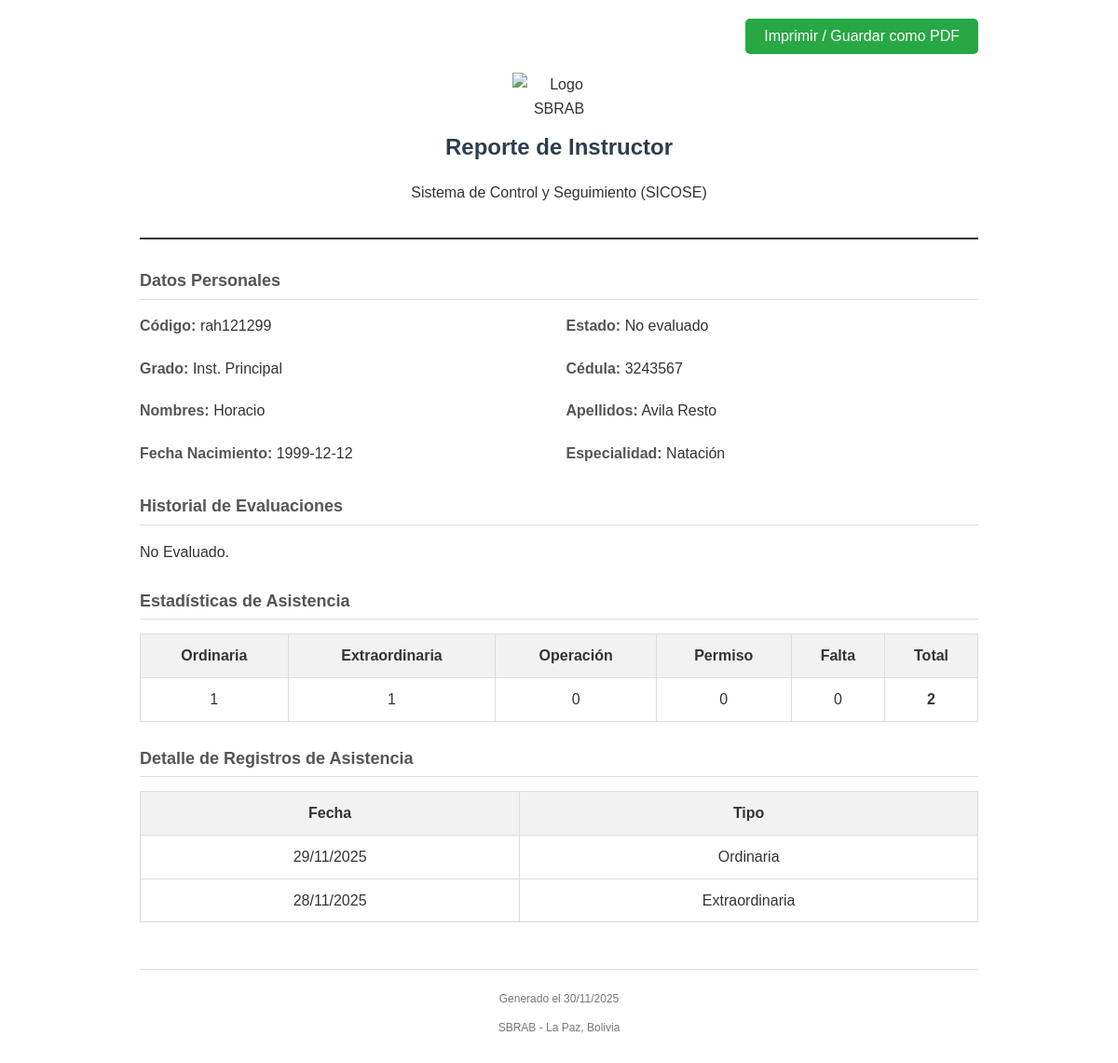
The app's page /generar_reporte.php?id=4, older data.
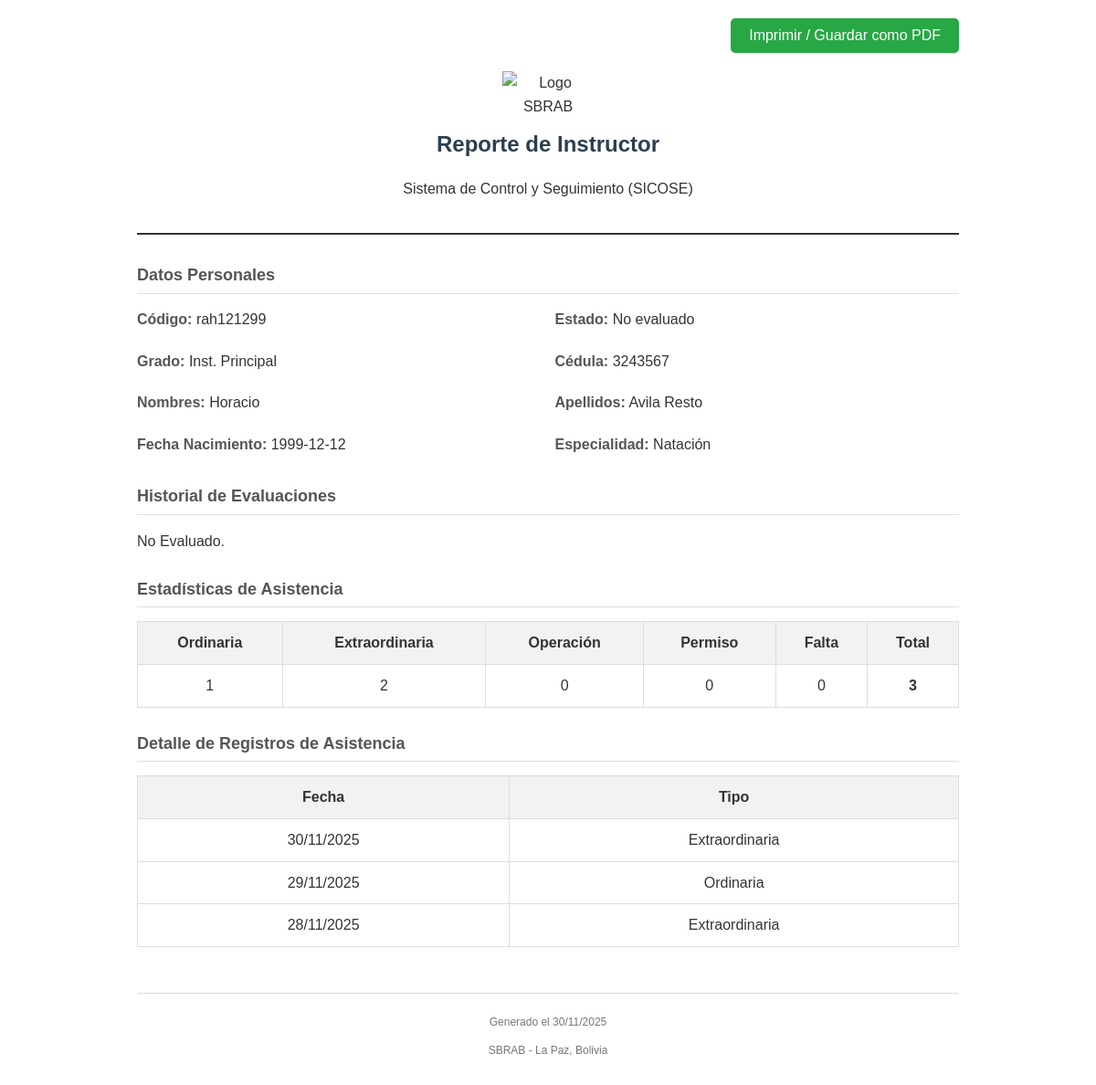
The same page, newer data.
### tables this page shows
CREATE TABLE asistencia (
        id INTEGER PRIMARY KEY AUTOINCREMENT,
        instructor_id INTEGER NOT NULL,
        fecha DATE NOT NULL,
        tipo VARCHAR(50) NOT NULL,
        FOREIGN KEY (instructor_id) REFERENCES instructores(id)
    );

### generar_reporte.php (the view, shortened to what the changed rows need)
<?php
require_once 'data/db.php';
$id = intval($_GET['id']);
try {
    $asistencias = [];
    $estadisticasAsistencia = [
        'Ordinaria' => 0,
        'Extraordinaria' => 0,
        'Operación' => 0,
        'Permiso' => 0,
        'Falta' => 0,
        'total' => 0
    ];
    try {
        $stmtAsis = $pdo->prepare("SELECT fecha, tipo FROM asistencia WHERE instructor_id = ? ORDER BY fecha DESC");
        $stmtAsis->execute([$id]);
        $asistencias = $stmtAsis->fetchAll(PDO::FETCH_ASSOC);
        foreach ($asistencias as $asistencia) {
            $estadisticasAsistencia[$asistencia['tipo']]++;
            $estadisticasAsistencia['total']++;
        }
    } catch (PDOException $e) {
        $errorAsistencias = $e->getMessage();
    }
} catch (PDOException $e) {
    die("Error al cargar datos: " . $e->getMessage());
}
?>
<!DOCTYPE html>
<html lang="es">
<head>
</head>
<body>
    <div class="header">
        <h1>Reporte de Instructor</h1>
    </div>
    <div class="section">
        <h2>Datos Personales</h2>
    </div>
    <div class="section">
        <h2>Historial de Evaluaciones</h2>
    </div>
    <?php if (!empty($asistencias)): ?>
        <div class="section">
            <h2>Estadísticas de Asistencia</h2>
            <table>
                <thead>
                    <tr>
                        <th>Ordinaria</th>
                        <th>Extraordinaria</th>
                        <th>Operación</th>
                        <th>Permiso</th>
                        <th>Falta</th>
                        <th>Total</th>
                    </tr>
                </thead>
                <tbody>
                    <tr>
                        <td><?= $estadisticasAsistencia['Ordinaria'] ?></td>
                        <td><?= $estadisticasAsistencia['Extraordinaria'] ?></td>
                        <td><?= $estadisticasAsistencia['Operación'] ?></td>
                        <td><?= $estadisticasAsistencia['Permiso'] ?></td>
                        <td><?= $estadisticasAsistencia['Falta'] ?></td>
                        <td><strong><?= $estadisticasAsistencia['total'] ?></strong></td>
                    </tr>
                </tbody>
            </table>
        </div>
        <div class="section">
            <h2>Detalle de Registros de Asistencia</h2>
            <table>
                <thead>
                    <tr>
                        <th>Fecha</th>
                        <th>Tipo</th>
                    </tr>
                </thead>
                <tbody>
                    <?php foreach ($asistencias as $asis): ?>
                        <tr>
                            <td><?= date('d/m/Y', strtotime($asis['fecha'])) ?></td>
                            <td><?= htmlspecialchars($asis['tipo']) ?></td>
                        </tr>
                    <?php endforeach; ?>
                </tbody>
            </table>
        </div>
    <?php endif; ?>
</body>
</html>

Row changes from the older to the newer data that the page shows:
added asistencia: fecha "30/11/2025", tipo "Extraordinaria"
Text that changed along with them:
$estadisticasAsistencia['Extraordinaria']: "1" → "2"
$estadisticasAsistencia['total']: "2" → "3"
